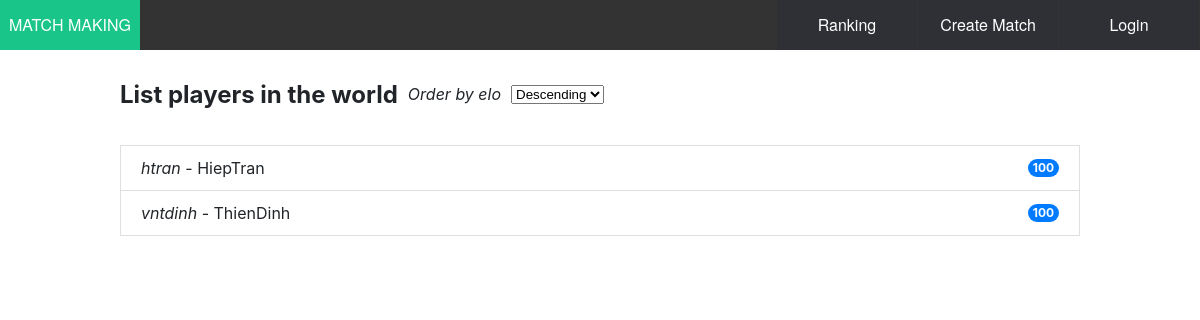
Before: /ranking/index.php with the older database file.
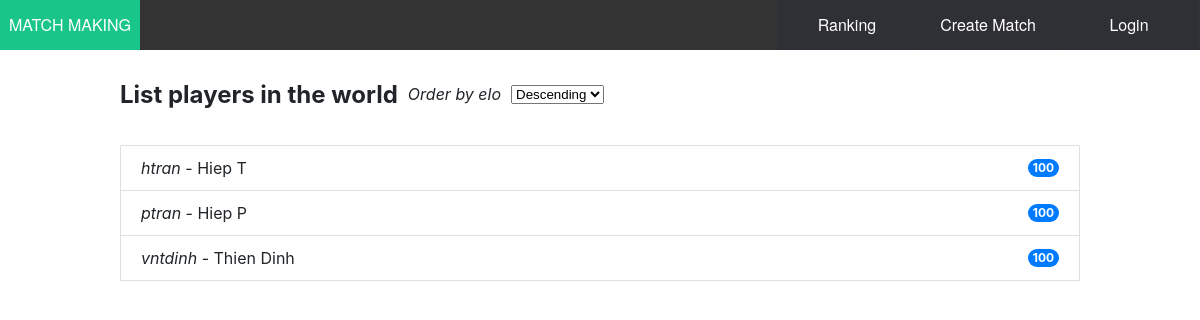
After: the same page with the newer database file.
### tables this page shows
create table player
(
  player_id varchar(20) primary key not null,
  password varchar(20) not null,
  name varchar(50),
  elo int not null default 100
);

### ranking/index.php (the view, shortened to what this page needs)
<!DOCTYPE html>
<html lang="en">
<head>
  <link rel="stylesheet" type="text/css" href="../stylesheets/style.css">
  <link rel="stylesheet" type="text/css" href="index.css">
</head>
<body>
  <?php include('../common/header.php'); ?>
  <div class="container">
    <div class="row">
      <div class="heading">
        <h2>List players in the world</h2>
        <span style="font-style:italic; margin: 0px 10px;">Order by elo</span>
        <select id="orderBy">
          <option value="DESC">Descending</option>
        </select>
      </div>
      <ul class="list-group">
        <?php
        require_once '../dbConfig.php';
        $orderBy = isset($_GET["orderBy"]) ? $_GET["orderBy"] : "DESC";
        $sql = "SELECT player_id, name, elo FROM player ORDER BY elo $orderBy";
        if ($result = mysqli_query($link, $sql)) {
          if (mysqli_num_rows($result) > 0) {
            while ($row = mysqli_fetch_array($result)) {
              echo "<li class='list-group-item'>"
                . "<div>"
                . "<span style='font-style: italic;'>" . $row['player_id'] . "</span>"
                . " - "
                . "<span>" . $row['name'] . "</span>"
                . "</div>"
                . "<span class='badge'>" . $row['elo'] . "</span>"
                . "</li>";
            }
          }
        }
        ?>
      </ul>
    </div>
  </div>
</body>
</html>

Changed rows visible on the page:
changed player "htran": name "HiepTran" → "Hiep T"
added player: player_id "ptran", name "Hiep P", elo "100"
changed player "vntdinh": name "ThienDinh" → "Thien Dinh"
